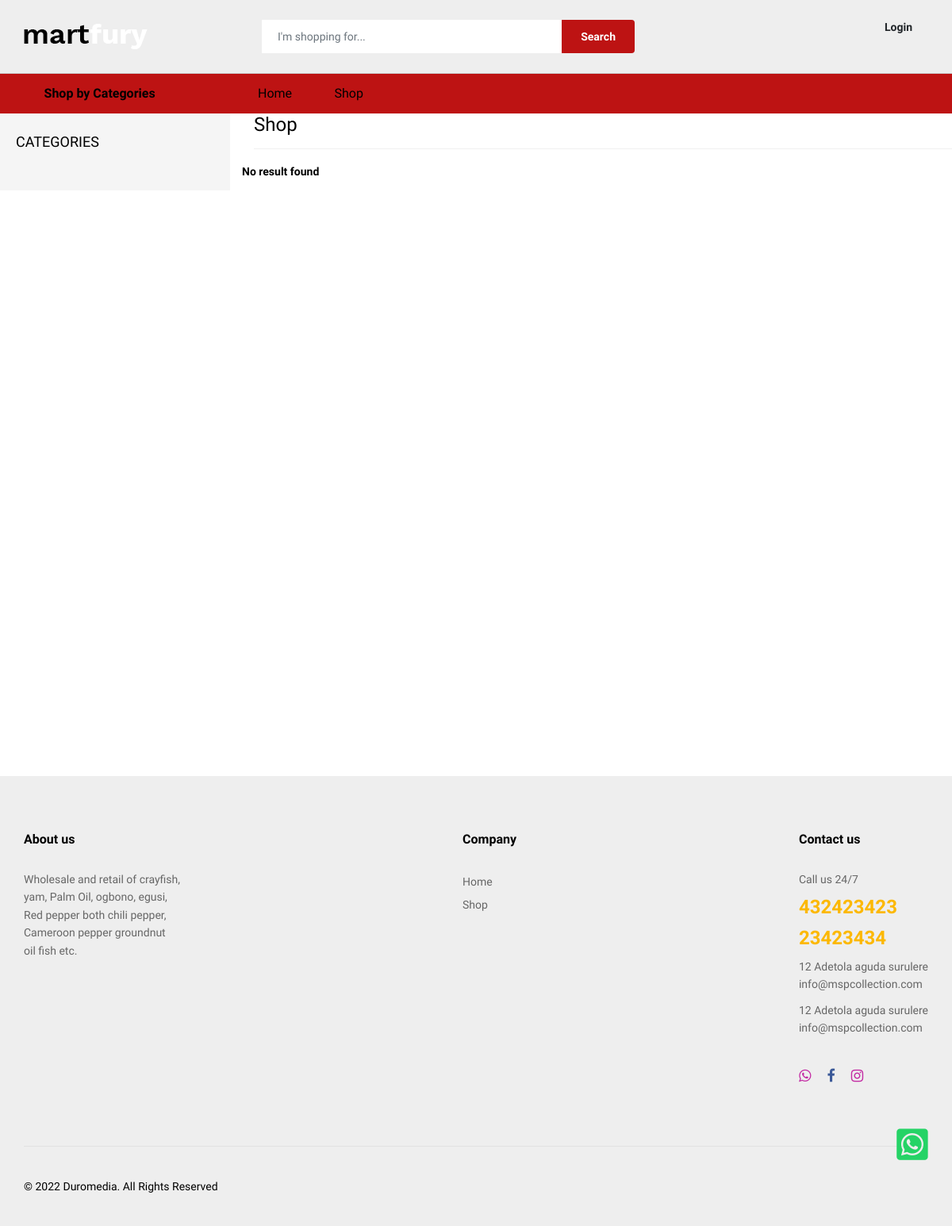
The page /beta-souk/all-products.php on the database as committed earlier.
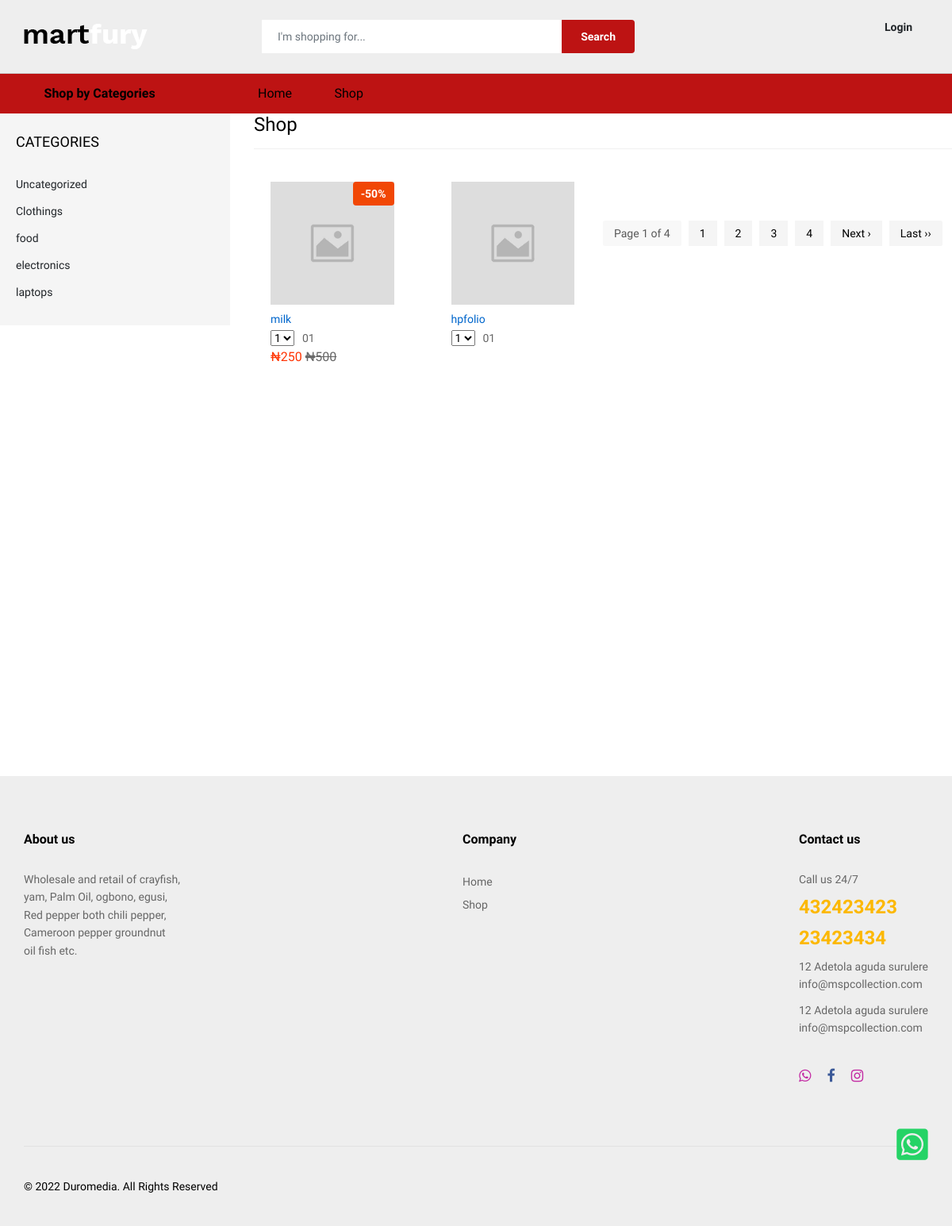
The same page on the database as committed later.
### tables this page shows
CREATE TABLE `products_categories` (
  `products_categories_id` int(11) NOT NULL,
  `products_categories_name` varchar(20) NOT NULL,
  `products_categories_timestamp` timestamp NOT NULL DEFAULT CURRENT_TIMESTAMP ON UPDATE CURRENT_TIMESTAMP
);

CREATE TABLE `products` (
  `products_id` int(11) NOT NULL,
  `products_name` varchar(30) NOT NULL,
  `products_price` varchar(11) NOT NULL,
  `products_sales_price` varchar(10) NOT NULL,
  `products_sub_categories` int(10) NOT NULL,
  `products_promo` varchar(20) NOT NULL DEFAULT '0',
  `products_deals` varchar(20) NOT NULL DEFAULT '0',
  `products_new_arrivals` varchar(20) NOT NULL DEFAULT '0',
  `products_best_sellers` varchar(20) NOT NULL DEFAULT '0',
  `products_popular` varchar(20) NOT NULL DEFAULT '0',
  `products_short_description` varchar(255) NOT NULL,
  `products_long_description` text NOT NULL,
  `products_image` varchar(255) NOT NULL DEFAULT 'default.jpg',
  `products_timestamp` timestamp NOT NULL DEFAULT CURRENT_TIMESTAMP ON UPDATE CURRENT_TIMESTAMP
);

### incs-template1/config.php (called while the page is built, shortened)
<?php
$TEL = "432423423";
$TEL2 = "23423434";
$EMAIL = "info@mspcollection.com";
$EMAIL2 = "info@mspcollection.com";
$FB_LINK = "face";
$INSTAGRAM_LINK = "https://instagram.com/preshonestockshop.com.ng?igshid=1gvgy3ey8201tIfy";
$WHATSAPP_LINK = "fgsdffgsd";
$ADDRESS = "12 Adetola aguda surulere";
$ADDRESS2 ="12 Adetola aguda surulere";
?>

### beta-souk/all-products.php (the view, shortened to what this page needs)
<?php require_once ('../incs-template1/config.php'); ?>
<?php include ('../incs-template1/header.php'); ?>
<?php
include ('../incs-template1/paginate.php');
$statement = "products ORDER BY products_id DESC";
?>
<div class="ps-page--shop">
            <div class="ps-layout--shop">
                <div class="ps-layout__left">
                    <aside class="widget widget_shop">
                        <h4 class="widget-title">Categories</h4>
                        <ul class="ps-list--categories">
                            <?php
                        $query_page_section =  mysqli_query($connect, "SELECT products_categories_name FROM products_categories") or die(db_conn_error);
while($row_cat = mysqli_fetch_array($query_page_section)){
echo  '<li><a href="categories.php?name='.$row_cat['products_categories_name'].'">'.$row_cat['products_categories_name'].'</a>
</li>';
}
                        ?>
                        </ul>
                    </aside>
                </div>
                <div class="ps-layout__right">
                    <div class="ps-block--shop-features">
                        <div class="ps-block__header">
                            <h3>Shop</h3>
                        </div>
                    <div class="ps-shopping ps-tab-root">
                        <div class="ps-tabs">
                            <div class="ps-tab active" id="tab-1">
                                <div class="ps-shopping-product">
                                    <div class="row">
                                    <?php
                include ('../incs-template1/products.php');
?>
                                <div class="ps-pagination">
                                <?php echo pagination($statement,$per_page,$page,$url=GEN_WEBSITE.'/shop.php?'); ?>
                                </div>
                            </div>
                        </div>
                    </div>
                </div>
            </div>
        </div>
    </div>
</div>
<?php include ('../incs-template1/footer.php'); ?>

### incs-template1/header.php (shortened to what this page needs)
<!DOCTYPE html>
<html lang="en">
<head>
    <link rel="stylesheet" href="https://use.fontawesome.com/releases/v5.1.1/css/all.css">
    <link rel="stylesheet" href="plugins/font-awesome/css/font-awesome.min.css">
    <link rel="stylesheet" href="fonts/Linearicons/Linearicons/Font/demo-files/demo.css">
    <link rel="stylesheet" href="plugins/bootstrap/css/bootstrap.min.css">
    <link rel="stylesheet" href="plugins/owl-carousel/assets/owl.carousel.min.css">
    <link rel="stylesheet" href="plugins/owl-carousel/assets/owl.theme.default.min.css">
    <link rel="stylesheet" href="plugins/slick/slick/slick.css">
    <link rel="stylesheet" href="plugins/nouislider/nouislider.min.css">
    <link rel="stylesheet" href="plugins/lightGallery-master/dist/css/lightgallery.min.css">
    <link rel="stylesheet" href="plugins/jquery-bar-rating/dist/themes/fontawesome-stars.css">
    <link rel="stylesheet" href="plugins/select2/dist/css/select2.min.css">
    <link rel="stylesheet" href="css/style.css">
    <link rel="stylesheet" href="css/color-style.css">
</head>
<body>
    <header class="header header--1" data-sticky="true">
        <div class="header__top">
            <div class="ps-container">
                <div class="header__left">
                    <a class="ps-logo" href=""><img src="img/logo_light.png" alt="" /></a>
                </div>
                <div class="header__center">
                    <form class="ps-form--quick-search" action="search.php" method="GET">
                        <input class="form-control" type="text" placeholder="I'm shopping for..." id="input-search" name="search" value="<?php if(isset($_GET['search'])){echo $_GET['search'];} ?>"/>
                        <button type="submit">Search</button>
                    </form>
                </div>
                <div class="header__right">
                    <div class="header__actions">
                        <div class="ps-block--user-header">
                            <div class="ps-block__left"><i class="icon-user"></i></div>
                             <div class="ps-block__right">
                               <?php
                               if(!isset( $_SESSION['user_id'])){
                                   echo ' <a href="'.GEN_WEBSITE.'/login.php">Login</a>';
                               }else{
                                echo ' <a href="'.GEN_WEBSITE.'/logout.php">Logout</a>';
                               }
                               ?>
                            </div>
                        </div>
                    </div>
                </div>
            </div>
        </div>
        <nav class="navigation">
            <div class="ps-container">
                <div class="navigation__left">
                    <div class="menu--product-categories">
                        <div class="menu__toggle"><i class="icon-menu"></i><span> Shop by Categories</span></div>
                    </div>
                </div>
                <div class="navigation__right">
                    <ul class="menu">
                        <li class=""><a href="<?=GEN_WEBSITE;?>">Home</a><span class="sub-toggle"></span>
                        </li>
                        <li class=""><a href="<?=GEN_WEBSITE.'/shop.php';?>">Shop</a><span class="sub-toggle"></span>
                        </li>
                    </ul>
                </div>
            </div>
        </nav>
    </header>

### incs-template1/products.php (shortened to what this page needs)
<?php
 $page = (int)(!isset($_GET["page"]) ? 1 : $_GET["page"]);
$per_page = 2;
$startpoint = ($page * $per_page) - $per_page;
$select_products3 = mysqli_query($connect,"SELECT * FROM ".$statement." LIMIT $startpoint, $per_page") or die(db_conn_error);
			 if (mysqli_num_rows($select_products3)> 0){
				while($rows_loop = mysqli_fetch_array($select_products3)){
                    echo '
<div class="col-xl-2 col-lg-4 col-md-4 col-sm-6 col-6 ">
<div class="ps-product">
    <div class="ps-product__thumbnail">
        <a href="product-description.php?id='.$rows_loop['products_id'].'"><img src="images/products/'.$rows_loop['products_image'].'" alt="'.$rows_loop['products_name'].'" /></a>';
        if(!empty($rows_loop['products_sales_price'])){
            $dis = 100 - ceil($rows_loop['products_sales_price']/$rows_loop['products_price']*100);
            echo '
            <div class="ps-product__badge">-'.$dis.'%</div>
            ';
        }
echo    '
<ul class="ps-product__actions">
<li><a href="#" data-toggle="tooltip" data-placement="top" title="Add To Cart"><i class="icon-bag2"></i></a></li>
</ul>
</div>
    <div class="ps-product__container">';
echo '
        <div class="ps-product__content"><a class="ps-product__title" href="product-description.php?id='.$rows_loop['products_id'].'">'.$rows_loop['products_name'].'</a>
            <div class="ps-product__rating">
                <select class="ps-rating" data-read-only="true">
                    <option value="1">1</option>
                    <option value="1">2</option>
                    <option value="1">3</option>
                    <option value="1">4</option>
                    <option value="2">5</option>
                </select><span>01</span>
            </div>
            <p class="ps-product__price sale">'; if(!empty($rows_loop['products_sales_price'])){
                echo '&#8358;'.number_format($rows_loop['products_sales_price']).' ' . '<del>'.'&#8358;'.number_format($rows_loop['products_price']) .'</del>';
            }
            echo '</p>
        </div>
            <div class="ps-product__content hover"><a class="ps-product__title" href="product-description.php?id='.$rows_loop['products_id'].'">'.$rows_loop['products_name'].'</a>
                <p class="ps-product__price sale">'; if(!empty($rows_loop['products_sales_price'])){
                    echo '&#8358;'.number_format($rows_loop['products_sales_price']).' ' . '<del>'.'&#8358;'.number_format($rows_loop['products_price']) .'</del>';
                }
            echo ' </p>
            </div>
            </div>
</div>
</div>
';
}
}else{
    echo '<h5 class="text-center">No result found</h5>';
 }

### incs-template1/footer.php (shortened to what this page needs)
<footer class="ps-footer">
    <div class="ps-container">
        <div class="ps-footer__widgets">
        <aside class="widget widget_footer">
                <h4 class="widget-title">About us</h4>
                <ul class="ps-list--link">
                    <p><?=FOOTER_DESCRIPTION;?></p>
                </ul>
            </aside>
            <aside class="widget widget_footer">
                <h4 class="widget-title">Company</h4>
                <ul class="ps-list--link">
                    <li><a href="./">Home</a></li>
                    <li><a href="./shop.php">Shop</a></li>
                </ul>
            </aside>
        <aside class="widget widget_footer widget_contact-us">
                <h4 class="widget-title">Contact us</h4>
                <div class="widget_content">
                    <p>Call us 24/7</p>
                    <h3><?=$TEL;?></h3>
                    <h3><?=$TEL2;?></h3>
                    <p><?=$ADDRESS;?><br><a href="mailto:<?=$EMAIL;?>"><?=$EMAIL;?></a></p>
                    <p><?=$ADDRESS2;?><br><a href="mailto:<?=$EMAIL2;?>"><?=$EMAIL2;?></a></p>
                    <ul class="ps-list--social">
                   <?php
                   if(!empty($WHATSAPP_LINK)){echo '<li><a target="_blank" class="instagram" href="'.$WHATSAPP_LINK.'"><i class="fa fa-whatsapp"></i></a></li>';}
                   if(!empty($FB_LINK)){echo '<li><a target="_blank" class="facebook" href="'.$FB_LINK.'"><i class="fa fa-facebook"></i></a></li>';}
                            if(!empty($INSTAGRAM_LINK)){echo '<li><a target="_blank" class="instagram" href="'.$INSTAGRAM_LINK.'"><i class="fa fa-instagram"></i></a></li>';}
                    ?>
                    </ul>
                </div>
            </aside>
        </div>
        <div class="ps-footer__copyright">
            <p>&copy; <script>var footer_date=new Date(); document.write(footer_date.getFullYear())</script> Duromedia. All Rights Reserved</p>
        </div>
    </div>
</footer>
 <div id="scrool">
    <div class="whatsapp">
        <?php
        if(!empty($WHATSAPP_LINK)) {
            echo '<a href="'.$WHATSAPP_LINK.'" target="_blank">
               <i class="fab fa-whatsapp-square    "></i>
            </a>';
        }
        ?>
    </div>
</div>
</body>
</html>

### incs-template1/paginate.php (shortened to what this page needs)
<?php
function pagination($query,$per_page=10,$page=1,$url='?'){
    global $connect;
    $query = "SELECT COUNT(*) as `num` FROM $query";
    $row = mysqli_fetch_array(mysqli_query($connect,$query));
    $total = $row['num'];
    $adjacents = "2";
    $nextlabel = "Next &rsaquo;";
	$lastlabel = "Last &rsaquo;&rsaquo;";
    $page = ($page == 0 ? 1 : $page);
    $next = $page + 1;
    $lastpage = ceil($total/$per_page);
    $pagination = "";
    if($lastpage > 1){
        $pagination .= "<ul class='pagination'>";
        $pagination .= "<li><a href='#' class='btn btn-default disabled' role='button'>Page $page of $lastpage</a></li>";
        if ($lastpage < 7 + ($adjacents * 2)){
            for ($counter = 1; $counter <= $lastpage; $counter++){
                if ($counter == $page)
                    $pagination.= "<li class='page-item'><a class='current page-link'>$counter</a></li>";
                else
                    $pagination.= "<li class='page-item'><a class='page-link' href='".$url."page=$counter'>$counter</a></li>";
            }
        }
            if ($page < $counter - 1) {
				$pagination.= "<li class='page-item'><a class='page-link' href='".$url."page=$next'>$nextlabel</a></li>";
				$pagination.= "<li class='page-item'><a class='page-link' href='".$url."page=$lastpage'>$lastlabel</a></li>";
			}
        $pagination.= "</ul>";
    }
    return $pagination;
}

### beta-souk/css/color-style.css (style rules this page uses)
.header .header__top { background-color: #eee; }
.navigation { background-color: #bd1313; }
.ps-form--quick-search button, .ps-form--search-mobile button { background-color: #bd1313; color: #ffffff; }
.ps-block--user-header i, .ps-block--site-features .ps-block__left i { color: #bd1313; }
.ps-footer { background-color: #eee; }

Rows that differ between the two databases and show on the page:
added products_categories: products_categories_name "Uncategorized"
added products_categories: products_categories_name "Clothings"
added products_categories: products_categories_name "food"
added products_categories: products_categories_name "electronics"
added products_categories: products_categories_name "laptops"
added products: products_image (picture), dis "50", products_name "milk", products_sales_price "250", products_price "500"
added products: products_image (picture), products_name "hpfolio"
Other text that changed with them:
$page: (not shown) → "1"
$lastpage: (not shown) → "4"
$nextlabel: (not shown) → "Next ›"
$lastlabel: (not shown) → "Last ››"
text no longer shown: "No result found"
text now shown: "Page of"
new list line: "1"
new list line: "2"
new list line: "3"
new list line: "4"
